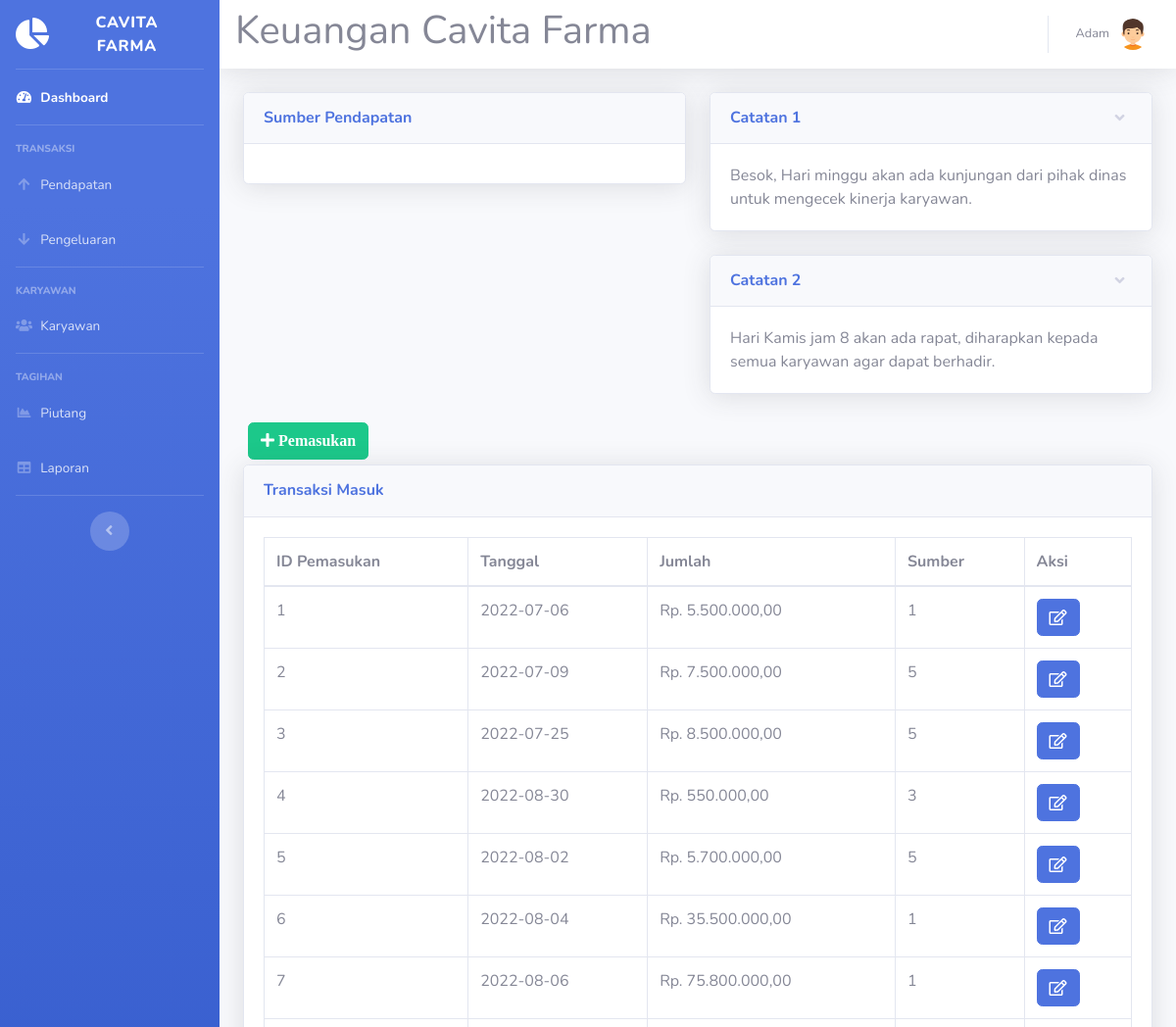
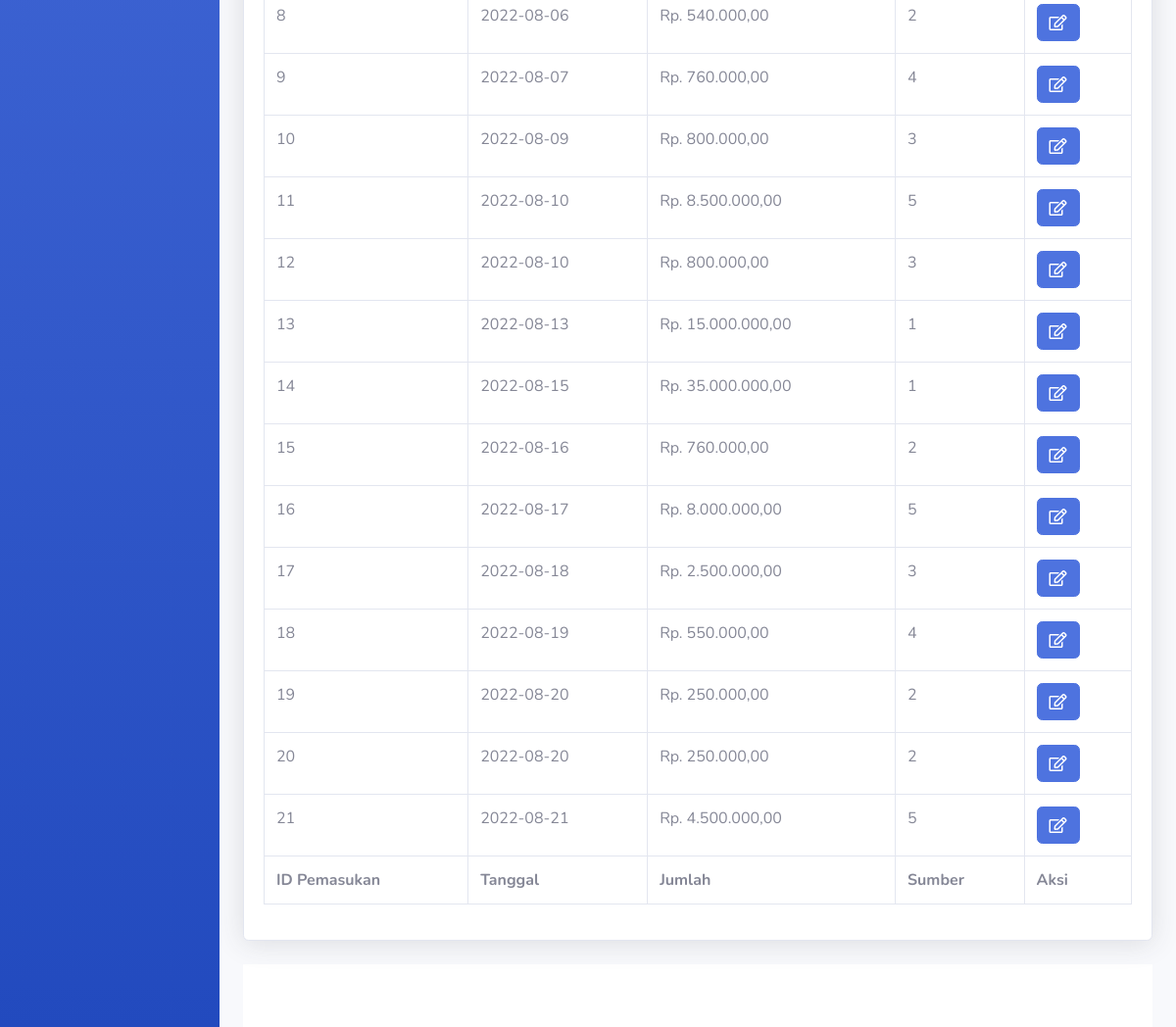
Before: /pendapatan.php (signed in) with the older database file (2 pictures, top to bottom).
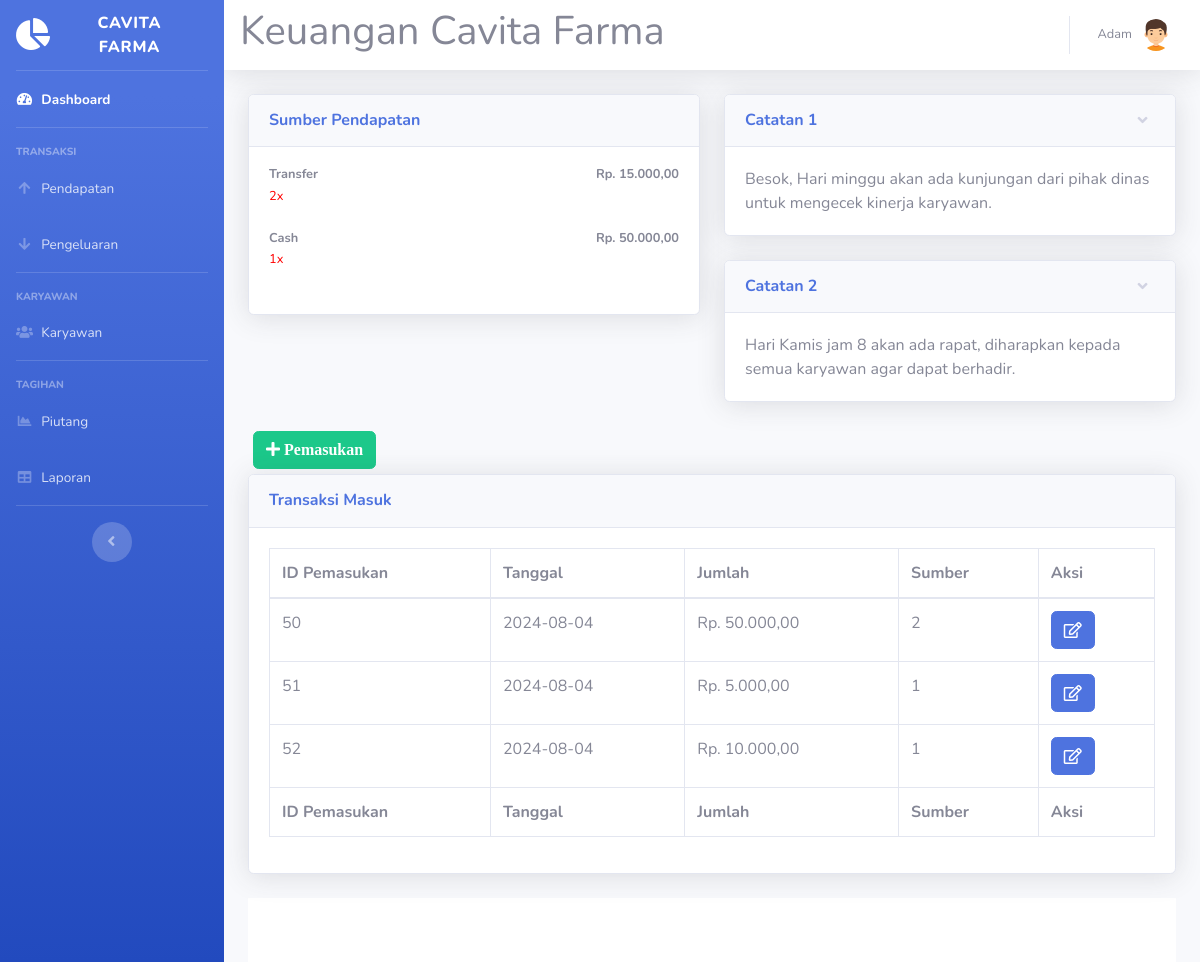
After: the same page with the newer database file.
### tables this page shows
CREATE TABLE `catatan` (
  `id_catatan` int(11) NOT NULL,
  `catatan` text NOT NULL
);

CREATE TABLE `pemasukan` (
  `id_pemasukan` int(11) NOT NULL,
  `tgl_pemasukan` date NOT NULL,
  `jumlah` int(11) NOT NULL,
  `id_sumber` int(11) NOT NULL
);

CREATE TABLE `sumber_pendapatan` (
  `id_sumber` int(11) NOT NULL,
  `nama` varchar(128) NOT NULL
);

### pendapatan.php (the view, shortened to what this page needs)
<!DOCTYPE html>
<html lang="en">
<head>
  <link href="vendor/fontawesome-free/css/all.min.css" rel="stylesheet" type="text/css">
  <link href="css/sb-admin-2.min.css" rel="stylesheet">
</head>
<body id="page-top">
  <?php
  require 'koneksi.php';
  require('sidebar.php'); ?>
  <div id="content">
    <?php require('navbar.php'); ?>
    <div class="container-fluid">
      <div class="row">
        <div class="col-lg-6 mb-4">
          <div class="card shadow mb-4">
            <div class="card-header py-3">
              <h6 class="m-0 font-weight-bold text-primary">Sumber Pendapatan</h6>
            </div>
            <div class="card-body">
              <?php
              $sumber_query = mysqli_query($koneksi, "SELECT * FROM sumber_pendapatan");
              while ($sumber_pendapatan = mysqli_fetch_assoc($sumber_query)) {
                $id_sumber = $sumber_pendapatan['id_sumber'];
                $nama_sumber = $sumber_pendapatan['nama'];
                $pemasukan_query = mysqli_query($koneksi, "SELECT SUM(jumlah) AS total_jumlah, COUNT(*) AS total_baris FROM pemasukan WHERE id_sumber = $id_sumber");
                $pemasukan_data = mysqli_fetch_assoc($pemasukan_query);
                $total_jumlah = $pemasukan_data['total_jumlah'];
                $total_baris = $pemasukan_data['total_baris'];
                echo '
                  <h4 class="small font-weight-bold mb-0">' . htmlspecialchars($nama_sumber) . '<span class="float-right">Rp. ' . number_format($total_jumlah, 2, ',', '.') . '</span></h4>
                  <div class="mb-4">
                      <small style="color:red;">' . $total_baris . 'x</small>
                  </div>';
              }
              ?>
            </div>
          </div>
        </div>
        <div class="col-lg-6">
          <div class="card shadow mb-4">
            <a href="#collapseCardExample" class="d-block card-header py-3" data-toggle="collapse" role="button" aria-expanded="true" aria-controls="collapseCardExample">
              <h6 class="m-0 font-weight-bold text-primary">Catatan 1</h6>
            </a>
            <div class="collapse show" id="collapseCardExample">
              <div class="card-body">
                <?php $catatan1 = mysqli_query($koneksi, "SELECT catatan FROM catatan where id_catatan= 1");
                $catatan1 = mysqli_fetch_array($catatan1);
                echo $catatan1['catatan'];
                ?>
              </div>
            </div>
          </div>
          <div class="card shadow mb-4">
            <a href="#collapseCardExample1" class="d-block card-header py-3" data-toggle="collapse" role="button" aria-expanded="true" aria-controls="collapseCardExample1">
              <h6 class="m-0 font-weight-bold text-primary">Catatan 2</h6>
            </a>
            <div class="collapse show" id="collapseCardExample1">
              <div class="card-body">
                <?php $catatan2 = mysqli_query($koneksi, "SELECT * FROM catatan where id_catatan= 2");
                $catatan2 = mysqli_fetch_array($catatan2);
                echo $catatan2['catatan'];
                ?></div>
            </div>
          </div>
        </div>
        <div class="col-12">
          <button type="button" class="btn btn-success" style="margin:5px" data-toggle="modal" data-target="#myModalTambah"><i class="fa fa-plus"> Pemasukan</i></button><br>
          <div class="card shadow mb-4">
            <div class="card-header py-3">
              <h6 class="m-0 font-weight-bold text-primary">Transaksi Masuk</h6>
            </div>
            <div class="card-body">
              <div class="table-responsive">
                <table class="table table-bordered" id="dataTable" width="100%" cellspacing="0">
                  <thead>
                    <tr>
                      <th>ID Pemasukan</th>
                      <th>Tanggal</th>
                      <th>Jumlah</th>
                      <th>Sumber</th>
                      <th>Aksi</th>
                    </tr>
                  </thead>
                  <tfoot>
                    <tr>
                      <th>ID Pemasukan</th>
                      <th>Tanggal</th>
                      <th>Jumlah</th>
                      <th>Sumber</th>
                      <th>Aksi</th>
                    </tr>
                  </tfoot>
                  <tbody>
                    <?php
                    $query = mysqli_query($koneksi, "SELECT * FROM pemasukan");
                    while ($data = mysqli_fetch_assoc($query)) {
                    ?>
                      <tr>
                        <td><?= $data['id_pemasukan'] ?></td>
                        <td><?= $data['tgl_pemasukan'] ?></td>
                        <td>Rp. <?= number_format($data['jumlah'], 2, ',', '.'); ?></td>
                        <td><?= $data['id_sumber'] ?></td>
                        <td>
                          <a href="#" type="button" class=" fa fa-edit btn btn-primary btn-md" data-toggle="modal" data-target="#myModal<?php echo $data['id_pemasukan']; ?>"></a>
                        </td>
                      </tr>
                    <?php
                    }
                    ?>
                  </tbody>
                </table>
              </div>
            </div>
          </div>
        </div>
      </div>
    </div>
    <?php require 'footer.php' ?>
  </div>
  </div>
</body>
</html>

### sidebar.php
<div id="wrapper">
  <ul class="navbar-nav bg-gradient-primary sidebar sidebar-dark accordion" id="accordionSidebar">
    <a class="sidebar-brand d-flex align-items-center justify-content-center" href="index.php">
      <div class="sidebar-brand-icon rotate-n-20">
        <i class="fas fa-chart-pie"></i>
      </div>
      <div class="sidebar-brand-text mx-3">Cavita Farma</div>
    </a>
    <hr class="sidebar-divider my-0">
    <li class="nav-item active">
      <a class="nav-link" href="index.php">
        <i class="fas fa-fw fa-tachometer-alt"></i>
        <span>Dashboard</span></a>
    </li>
    <hr class="sidebar-divider">
    <div class="sidebar-heading">
      Transaksi
    </div>
    <li class="nav-item">
      <a class="nav-link collapsed" href="pendapatan.php">
        <i class="fas fa-fw fa-arrow-up"></i>
        <span>Pendapatan</span>
      </a>
    </li>
    <li class="nav-item">
      <a class="nav-link collapsed" href="pengeluaran.php" >
        <i class="fas fa-fw fa-arrow-down"></i>
        <span>Pengeluaran</span>
      </a>
    </li>
    <hr class="sidebar-divider">
    <div class="sidebar-heading">
      Karyawan
    </div>
    <li class="nav-item">
      <a class="nav-link collapsed" href="karyawan.php">
        <i class="fas fa-fw fa-users"></i>
        <span>Karyawan</span>
      </a>
    </li>
    <hr class="sidebar-divider">
    <div class="sidebar-heading">
      Tagihan
    </div>
    <li class="nav-item">
      <a class="nav-link" href="piutang.php">
        <i class="fas fa-fw fa-chart-area"></i>
        <span>Piutang</span></a>
    </li>
    <li class="nav-item">
      <a class="nav-link" href="laporan.php">
        <i class="fas fa-fw fa-table"></i>
        <span>Laporan</span></a>
    </li>
    <hr class="sidebar-divider d-none d-md-block">
    <div class="text-center d-none d-md-inline">
      <button class="rounded-circle border-0" id="sidebarToggle"></button>
    </div>
  </ul>
  <div id="content-wrapper" class="d-flex flex-column">

### navbar.php (shortened to what this page needs)
        <nav class="navbar navbar-expand navbar-light bg-white topbar mb-4 static-top shadow">
		<h1>Keuangan Cavita Farma</h1>
<?php require 'user.php'; ?>
        </nav>

### user.php (shortened to what this page needs)
<ul class="navbar-nav ml-auto">
  <li class="nav-item dropdown no-arrow">
    <a class="nav-link dropdown-toggle" href="#" id="userDropdown" role="button" data-toggle="dropdown" aria-haspopup="true" aria-expanded="false">
      <span class="mr-2 d-none d-lg-inline text-gray-600 small"><?=$_SESSION['nama']?></span>
      <img class="img-profile rounded-circle" src="img/boy(2).png">
    </a>
  </li>
</ul>

### footer.php
<footer class="sticky-footer bg-white">
</footer>

Changed rows visible on the page:
removed pemasukan: id_pemasukan "1", tgl_pemasukan "2022-07-06", jumlah "5.500.000,00", id_sumber "1"
removed pemasukan: id_pemasukan "2", tgl_pemasukan "2022-07-09", jumlah "7.500.000,00", id_sumber "5"
removed pemasukan: id_pemasukan "3", tgl_pemasukan "2022-07-25", jumlah "8.500.000,00", id_sumber "5"
removed pemasukan: id_pemasukan "4", tgl_pemasukan "2022-08-30", jumlah "550.000,00", id_sumber "3"
removed pemasukan: id_pemasukan "5", tgl_pemasukan "2022-08-02", jumlah "5.700.000,00", id_sumber "5"
removed pemasukan: id_pemasukan "6", tgl_pemasukan "2022-08-04", jumlah "35.500.000,00", id_sumber "1"
removed pemasukan: id_pemasukan "7", tgl_pemasukan "2022-08-06", jumlah "75.800.000,00", id_sumber "1"
removed pemasukan: id_pemasukan "8", tgl_pemasukan "2022-08-06", jumlah "540.000,00", id_sumber "2"
removed pemasukan: id_pemasukan "9", tgl_pemasukan "2022-08-07", jumlah "760.000,00", id_sumber "4"
removed pemasukan: id_pemasukan "10", tgl_pemasukan "2022-08-09", jumlah "800.000,00", id_sumber "3"
removed pemasukan: id_pemasukan "11", tgl_pemasukan "2022-08-10", jumlah "8.500.000,00", id_sumber "5"
removed pemasukan: id_pemasukan "12", tgl_pemasukan "2022-08-10", jumlah "800.000,00", id_sumber "3"
removed pemasukan: id_pemasukan "13", tgl_pemasukan "2022-08-13", jumlah "15.000.000,00", id_sumber "1"
removed pemasukan: id_pemasukan "14", tgl_pemasukan "2022-08-15", jumlah "35.000.000,00", id_sumber "1"
removed pemasukan: id_pemasukan "15", tgl_pemasukan "2022-08-16", jumlah "760.000,00", id_sumber "2"
removed pemasukan: id_pemasukan "16", tgl_pemasukan "2022-08-17", jumlah "8.000.000,00", id_sumber "5"
removed pemasukan: id_pemasukan "17", tgl_pemasukan "2022-08-18", jumlah "2.500.000,00", id_sumber "3"
removed pemasukan: id_pemasukan "18", tgl_pemasukan "2022-08-19", jumlah "550.000,00", id_sumber "4"
removed pemasukan: id_pemasukan "19", tgl_pemasukan "2022-08-20", jumlah "250.000,00", id_sumber "2"
removed pemasukan: id_pemasukan "20", tgl_pemasukan "2022-08-20", jumlah "250.000,00", id_sumber "2"
removed pemasukan: id_pemasukan "21", tgl_pemasukan "2022-08-21", jumlah "4.500.000,00", id_sumber "5"
added sumber_pendapatan: nama "Transfer", total_jumlah "15.000,00", total_baris "2"
added sumber_pendapatan: nama "Cash", total_jumlah "50.000,00", total_baris "1"
added pemasukan: id_pemasukan "50", tgl_pemasukan "2024-08-04", jumlah "50.000,00", id_sumber "2"
added pemasukan: id_pemasukan "51", tgl_pemasukan "2024-08-04", jumlah "5.000,00", id_sumber "1"
added pemasukan: id_pemasukan "52", tgl_pemasukan "2024-08-04", jumlah "10.000,00", id_sumber "1"
